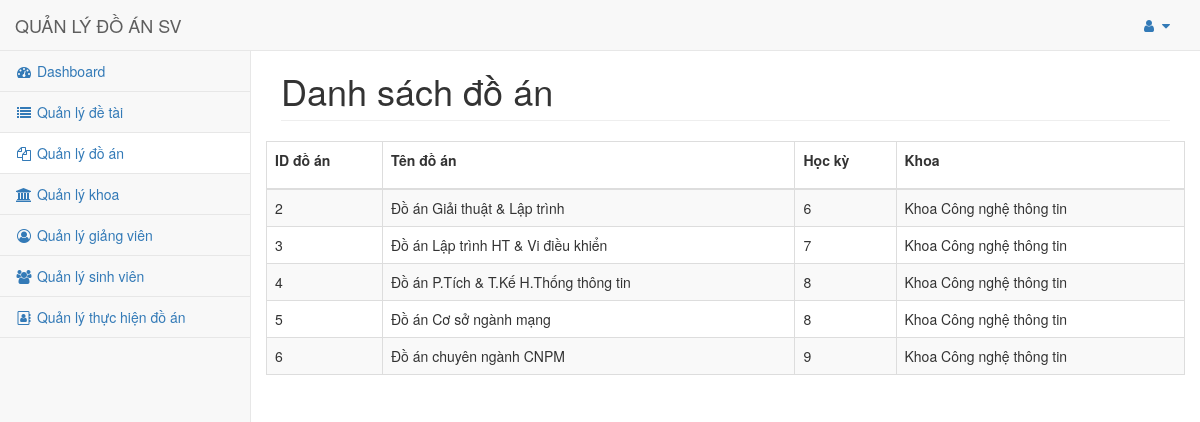
Page /admin/views/dsdoan.php (signed in) on the committed database.
### tables this page shows
CREATE TABLE `doan` (
  `iddoan` int(11) NOT NULL,
  `tendoan` varchar(50) NOT NULL,
  `hocky` int(11) NOT NULL,
  `idkhoa` int(11) NOT NULL
);

CREATE TABLE `khoa` (
  `idkhoa` int(11) NOT NULL,
  `tenkhoa` varchar(50) NOT NULL
);

### admin/controllers/get_list_doan.php (called while the page is built)
<?php
require_once("../models/query.php");
$result = get_list_doan();
$arr = array();
while ($row = mysqli_fetch_assoc($result)){
            $arr[] = $row;
        }
 ?>

### admin/models/query.php (called while the page is built, shortened)
<?php
require_once("connection.php");
  function get_list_doan(){
    global $conn;
    $sql = "SELECT doan.iddoan,doan.tendoan,doan.hocky,khoa.tenkhoa FROM doan,khoa WHERE doan.idkhoa = khoa.idkhoa ORDER BY doan.hocky";
    $result = mysqli_query($conn,$sql);
    return $result;
  }
 ?>

### admin/views/dsdoan.php (the view, shortened to what this page needs)
<!DOCTYPE html>
<html>
  <head>
  </head>
  <body>
    <?php
    include 'share-layout.php';
    include '../controllers/get_list_doan.php'
    ?>
    <div id="page-wrapper">
      <div class="row">
        <div class="col-lg-12">
          <h1 class="page-header">Danh sách đồ án</h1>
        </div>
      </div>
      <div class="row">
        <table class="table table-bordered table-striped my-table">
          <thead>
            <tr>
              <th>
                <p>ID đồ án</p>
              </th>
              <th>
                <p>Tên đồ án</p>
              </th>
              <th>
                <p>Học kỳ</p>
              </th>
              <th>
                <p>Khoa</p>
              </th>
            </tr>
          </thead>
          <tbody>
            <?php foreach ($arr as $item) {?>
            <tr>
              <td><?php echo $item['iddoan']; ?></td>
              <td><?php echo $item['tendoan']; ?></td>
              <td><?php echo $item['hocky']; ?></td>
              <td><?php echo $item['tenkhoa']; ?></td>
            </tr>
          <?php } ?>
          </tbody>
        </table>
      </div>
    </div>
  </body>
</html>

### admin/views/share-layout.php (shortened to what this page needs)
<!DOCTYPE html>
<html>
  <head>
    <link href="../../public/css/bootstrap.min.css" rel="stylesheet">
    <link href="../../public/vendor/metisMenu/metisMenu.min.css" rel="stylesheet">
    <link href="../../public/dist/css/sb-admin-2.css" rel="stylesheet">
    <link href="../../public/vendor/morrisjs/morris.css" rel="stylesheet">
    <link href="../../public/vendor/font-awesome/css/font-awesome.min.css" rel="stylesheet" type="text/css">
    <link rel="stylesheet" href="../../public/css/style.css">
  </head>
  <body>
    <nav class="navbar navbar-default navbar-static-top" role="navigation" style="margin-bottom: 0">
      <div class="navbar-header">
        <a class="navbar-brand" href="#">QUẢN LÝ ĐỒ ÁN SV</a>
      </div>
      <ul class="nav navbar-top-links navbar-right">
        <li class="dropdown">
          <a class="dropdown-toggle" data-toggle="dropdown" href="#">
            <i class="fa fa-user fa-fw"></i> <i class="fa fa-caret-down"></i>
          </a>
        </li>
      </ul>
      <div class="navbar-default sidebar" role="navigation">
        <div class="sidebar-nav navbar-collapse">
          <ul class="nav" id="side-menu">
            <li>
              <a href="index.php"><i class="fa fa-dashboard fa-fw"></i> Dashboard</a>
            </li>
            <li>
              <a href="dsdetai.php"><i class="fa fa-list fa-fw"></i> Quản lý đề tài</a>
            </li>
            <li>
              <a href="dsdoan.php"><i class="fa fa-files-o fa-fw"></i> Quản lý đồ án</a>
            </li>
            <li>
              <a href="dskhoa.php"><i class="fa fa-university fa-fw"></i> Quản lý khoa</a>
            </li>
            <li>
              <a href="dsgiangvien.php"><i class="fa fa-user-circle-o fa-fw"></i> Quản lý giảng viên</a>
            </li>
            <li>
              <a href="dssinhvien.php"><i class="fa fa-users fa-fw"></i> Quản lý sinh viên</a>
            </li>
            <li>
              <a href="dsthda.php"><i class="fa fa-address-book-o fa-fw"></i> Quản lý thực hiện đồ án</a>
            </li>
          </ul>
        </div>
      </div>
    </nav>
  </body>
</html>

### public/css/style.css (style rules this page uses)
.active { background: #fff !important; }
.page-header { margin-top: 20px !important; }

### rows in the picture
doan: iddoan "2", tendoan "Đồ án Giải thuật & Lập trình", hocky "6", idkhoa.tenkhoa "Khoa Công nghệ thông tin"
doan: iddoan "3", tendoan "Đồ án Lập trình HT & Vi điều khiển", hocky "7", idkhoa.tenkhoa "Khoa Công nghệ thông tin"
doan: iddoan "4", tendoan "Đồ án P.Tích & T.Kế H.Thống thông tin", hocky "8", idkhoa.tenkhoa "Khoa Công nghệ thông tin"
doan: iddoan "5", tendoan "Đồ án Cơ sở ngành mạng", hocky "8", idkhoa.tenkhoa "Khoa Công nghệ thông tin"
doan: iddoan "6", tendoan "Đồ án chuyên ngành CNPM", hocky "9", idkhoa.tenkhoa "Khoa Công nghệ thông tin"
